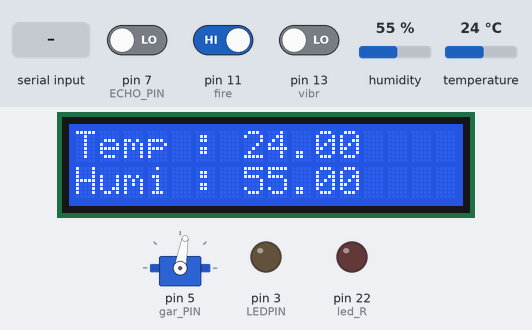
A sketch run on a simulated Arduino Mega 2560, built with avr-gcc and run on an emulated ATmega2560. Shown: servo, 16×2 character LCD, output pins drawn as LEDs (lit = HIGH). The test bench sets the inputs (shaded band); at power-on: pin 11 (fire) HIGH, pin 13 (vibr) LOW, pin 7 (ECHO_PIN) LOW, humidity 55 %, temperature 24 °C. The audio player accepts every command and is not drawn; pins used as bus, display or sensor lines are not drawn; what the sketch prints to the serial monitor is not drawn.

Above: at 2.7 s.
2.8 s: "8" received over the second serial link
At 4.6 s:
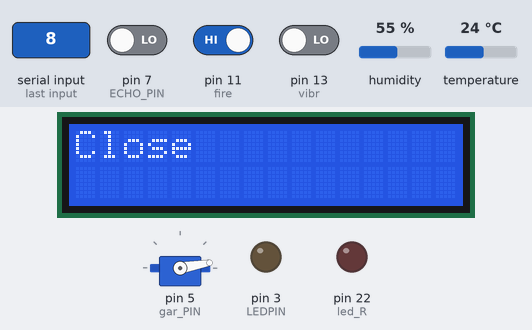
10.8 s: pin 11 (fire) driven LOW
At 11.2 s:
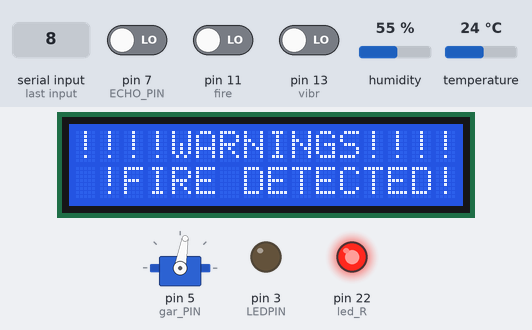
19.1 s: "5" received over the second serial link
At 22.3 s:
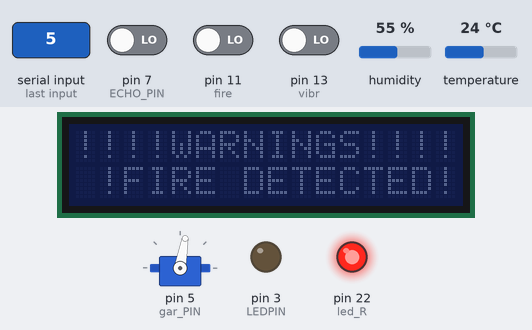
27.4 s: "6" received over the second serial link
At 30.3 s:
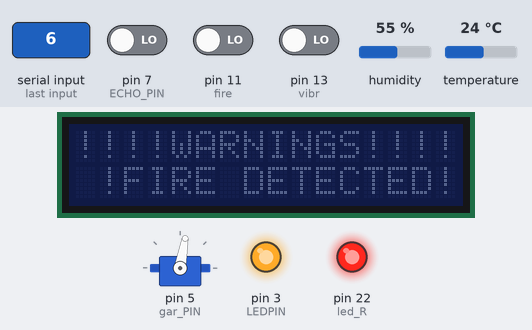
34.0 s: pin 11 (fire) driven HIGH
At 36.9 s:
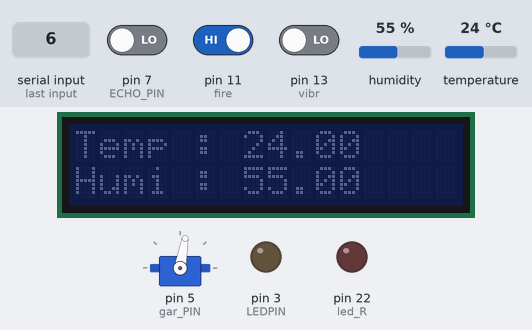
37.6 s: pin 13 (vibr) driven HIGH
At 38.7 s:
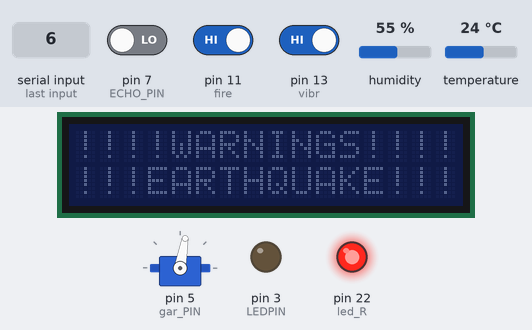
Timing chart, 0 to 46.4 s (numbered marks = the images above; inputs shaded):
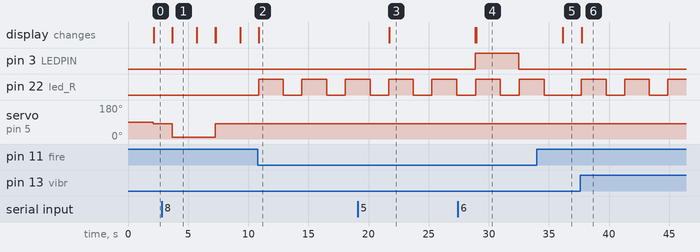

Measured:
- after the input at 2.8 s, servo on pin 5 (gar_PIN): 80° → 10° after 0.86 s, → 80° 3.6 s later; the display: first changes after 0.86 s (image 1 shows a later state)
- after the input at 10.8 s, pin 22 (led_R): alternates HIGH for 2.1 s and LOW for 1.5 s, starting after 0.06 s; the display: changes after 0.09 s (image 2)
- after the input at 19.1 s, the display: changes after 2.6 s (image 3)
- after the input at 27.4 s, pin 3 (LEDPIN): LOW → HIGH after 1.5 s, → LOW 3.6 s later; the display: first changes after 1.5 s (image 4 shows a later state)
- after the input at 34.0 s, pin 22 (led_R): goes on until 34.6 s, then stays LOW; the display: changes after 2.2 s (image 5)
- after the input at 37.6 s, pin 22 (led_R): alternates HIGH for 2.1 s and LOW for 1.5 s, starting after 0.09 s; the display: changes after 0.12 s (image 6)
- what the display in image 1 shows lasts 2.0 s, from 3.7 s to 5.7 s

The sketch:

SubBoard.ino
```cpp
#include <Wire.h>
#include <Adafruit_Sensor.h>
#include <Servo.h>
#include <DHT.h>
#include <LiquidCrystal_I2C.h>
#include <SoftwareSerial.h>
#include <DFRobotDFPlayerMini.h>


#define DHTPIN    2     //DATA Pin
#define DHTTYPE   DHT11 //DHT11 라고 TYPE을 정의함
#define LEDPIN    3 //LED PIN
#define Temp_C    26.0
#define red 26 // red led 5번핀 설정

DHT dht(DHTPIN, DHTTYPE);//dht 클랙서 생성 (Data Pin, Sensor Type)
LiquidCrystal_I2C lcd(0x27, 16, 2); // LCD 객체 생성
SoftwareSerial MP3Module(52, 53);  //MP3(Rx,Tx)
Servo servo_gar; // SmartGarage 서보모터 객체 생성
DFRobotDFPlayerMini MP3Player;	// MP3 모듈 객체 생성


//주차장 서보모터, 초음파 센서(트리거, 에코), 불꽃 감지 센서, 진동 센서, 재난 상황 표시 led 초기화
//4번 8번 xx
const int gar_PIN = 5;
const int TRIG_PIN = 6;
const int ECHO_PIN = 7;
int fire = 11;
int vibr = 13;
int led_R = 22;

// 재난 상황, 평시 상황 제어 변수
int tries1, tries2 ;
int pos;
int val_fire = 0;

// 초음파 센서로부터 받아오는 거리 및 속도, 임계거리 변수
float duration_us, distance_cm;
const int DISTANCE_THRESHOLD = 7;

// 블루투스 모듈로부터 받는 데이터 => 한 글자로 표시
char data1;

void setup() {
  Serial.begin(9600); // 모니터 프로그램을 위한 시리얼 시작
  Serial1.begin(9600); // Serial1 포트 초기화(19번 Rx, 18번 Tx)
  MP3Module.begin(9600); // MP3 모듈 초기화
  dht.begin(); //DHT11 시작
  pinMode(LEDPIN, OUTPUT); //LED PIN 출력으로 설정
  pinMode(led_R, OUTPUT); // 빨간색 led 핀 초기화

  // 초음파 센서(트리거, 에코 핀) 초기화
  pinMode(TRIG_PIN, OUTPUT);
  pinMode(ECHO_PIN, INPUT);

  pinMode(fire, INPUT); // 화재 감지 센서 초기화
  pinMode(vibr, INPUT); // 진동 감지 센서 초기화

  // 90도로 초기화 함 --> 스마트 주차장 초기 각도
  servo_gar.attach(gar_PIN);
  servo_gar.write(90);

  // lcd 초기화
  lcd.init();
  lcd.backlight();

 // MP3 모듈을 초기화합니다. 초기화에 실패하면 오류를 발생시킵니다.
 // 볼륨은 15로 설정
 if (!MP3Player.begin(MP3Module, false)) {
    Serial.println(F("Unable to begin:"));
    Serial.println(F("1.Please recheck the connection!"));
    Serial.println(F("2.Please insert the SD card!"));
    while (true);
  }
  MP3Player.volume(15);
}

void loop() {
  // 재난 상황 감지 => Low, 트리거 핀으로부터 물체가 다가올 때 초음파를 발생시켜 거리 및 속도 측정
  digitalWrite(led_R, LOW);
  digitalWrite(TRIG_PIN, LOW);
  delayMicroseconds(10);
  digitalWrite(TRIG_PIN, HIGH);

  // ECHO 핀에서 펄스의 지속 시간 측정
  duration_us = pulseIn(ECHO_PIN, HIGH);

  // 거리 측정
  distance_cm = ((duration_us * 340) / 10000) / 2;
  delay(500);

  //온,습도 측정 , 지진 및 화재 상황 측정
  float Temp = dht.readTemperature();
  float Humi = dht.readHumidity();
  int val_fire = digitalRead(fire);
  int val_vib = digitalRead(vibr);

  //시리얼 모니터를 통해 찍히는 값과 현재 상황
  Serial.print("Temperature : ");
  Serial.println(Temp);
  Serial.print("Humidity : ");
  Serial.println(Humi);
  Serial.print("distance: ");
  Serial.print(distance_cm);
  Serial.println(" cm");
  Serial.print("Fire = ");
  Serial.println(val_fire);
  Serial.print("Vibr = ");
  Serial.println(val_vib);
  //delay(100);

    //lcd.clear();
    /*lcd.setCursor(0, 0);
    lcd.print("Temp : ");
    lcd.print(Temp);
    lcd.setCursor(0, 1);
    lcd.print("Humi : ");
    lcd.print(Humi);*/


  //  Serial.println(tries);

  //에어컨 작동
  if (Temp >= Temp_C) {
    AirconOn();
    } else if (Temp < Temp_C) {
    AirconOff();
  }

  // 차량 입출차
  if (0 < distance_cm && distance_cm < DISTANCE_THRESHOLD) {
    GarageIn();
    //delay(500); // 1초간의 딜레이를 줌
  }
  else {
    GarageOut();
    //delay(500); //2.5초간의 딜레이를 줌
  }

  // 평시 상황 시 블루투스 모듈로 부터 얻은 값을 통해 스마트홈 모듈을 제어할 함수 각각 호출
  if(Serial1.available()){
    data1 = Serial1.read();
    if(data1 == '4'){
      lcd.backlight();
    } else if(data1 == '5'){
      lcd.noBacklight();
    } else if(data1 == '6'){
      AirconOn();
    } else if(data1 == '7'){
      AirconOff();
    } else if(data1 == '8'){
      GarageIn();
    } else if(data1 == '9'){
      GarageOut();
    }
  }

  // 재난 상황 발생 시 LCD, 문, 창문의 활성화를 통한 재난 상황 표시
   //  val_fire => 화재 발생 시, val_vib => 지진 발생 시

  // 평시 상황 => 재난 상황
  if (val_fire == 0) {
    lcd.clear(); // lcd 초기화
    digitalWrite(led_R, HIGH); // 불꽃 감지가 일어났으므로 LED => high
    //servo_win.write(90);
    Serial1.write('1'); // 평시 상황일 경우 문, 창문 열지 x
    //delay(1000);
    // lcd (0,0)에 WARNINGS 글자 출력, lcd(0, 1)에 FIRE DETECTED 글자 출력
    lcd.setCursor(0, 0);
    lcd.print("!!!!WARNINGS!!!!");
    lcd.setCursor(0, 1);
    lcd.print(" !FIRE DETECTED!");
    fire_sound(); // 화재 발생 경보음 재생
  }

  // 지진 상황 발생
  else if (val_vib == 1) {
    lcd.clear();
    digitalWrite(led_R, HIGH); // 지진이 발생 LED => high
    //servo_main.write(90);
    Serial1.write('2'); // 지진 상황일 경우, 문, 창문 개방 x
    // lcd (0,0)에 WARNINGS 글자 출력, lcd(0, 1)에 EARTHQUAKE 글자 출력
    lcd.setCursor(0, 0);
    lcd.print("!!!!WARNINGS!!!!");
    lcd.setCursor(0, 1);
    lcd.print("!!!EARTHQUAKE!!!");
    //delay(1000);
    earth_sound(); // 지진 발생 경보음 재생
  }

  // 화재 상황 발생, 지진 상황 발생 종료
  else if(val_fire == 1 && val_vib == 0) {
    Serial1.write('3'); // 화재 발생 하였으므로 창문, 문 모두 개방
    // lcd(0,0)은 현재 온도, lcd(0,1)은 현재 습도 측정
    lcd.setCursor(0, 0);
    lcd.print("Temp : ");
    lcd.print(Temp);
    lcd.setCursor(0, 1);
    lcd.print("Humi : ");
    lcd.print(Humi);
  }

}

// 지진이 발생할 경우 2초 간 지진 발생 경고음 재생
void earth_sound(){
  MP3Player.play(6);
    delay(2000);
}

// 화재가 발생할 경우 2초 간 화재 발생 경고음 재생
void fire_sound(){
  MP3Player.play(5);
    delay(2000);
}

// 에어컨 On
void AirconOn(){
  //현재온도가 Temp_C 값 이상이면 LED(에어컨)가 켜진다.
    digitalWrite(LEDPIN, HIGH);
    // 에어컨이 꺼져 있으면 에어컨이 켜지는 음악 재생 =>  0(off)->1(On)
    if (tries1 < 1) {
      MP3Player.play(1);
      tries1++;
  }
}

// 에어컨 Off
void AirconOff(){
   //현재온도가 Temp_C 값 이상이면 LED(에어컨)가 켜진다.
    digitalWrite(LEDPIN, LOW);
    // 에어컨이 꺼져 있으면 에어컨이 꺼지는 음악 재생 =>  1(On)->0(Off)
    if (tries1 >= 1) {
      MP3Player.play(2);
    }
    tries1 = 0;
}

// 차량이 주차장에 진입
void GarageIn() {
  servo_gar.write(10); // 측정거리가 임계거리보다 작을 때 서보모터 90도로 읽음
    lcd.clear(); // 모니터에 남아있는 글자가 있으면 모두 삭제
    // 물체가 다가오는 경우 차량 진입 음악 재생 =>  0(Off)->1(On)
    if (tries2 < 1) {
      MP3Player.play(3);
      lcd.print("Close"); // 모니터에 열려 있다는 것을 구현
      delay(2000);
      tries2++;
    }
}

// 차량이 주차장에 들어가 있는 경우
void GarageOut(){
  servo_gar.write(80);  // 측정거리가 임계거리보다 클 시에는 서보모터 0도로 읽음
    lcd.clear();
    // 물체가 다가오는 경우 차량 진입 음악 재생 =>  1(On)->0(Off)
    if (tries2 >= 1) {
      MP3Player.play(4);
      lcd.print("Open");
      delay(2000);
    }
    tries2 = 0;
}
```
